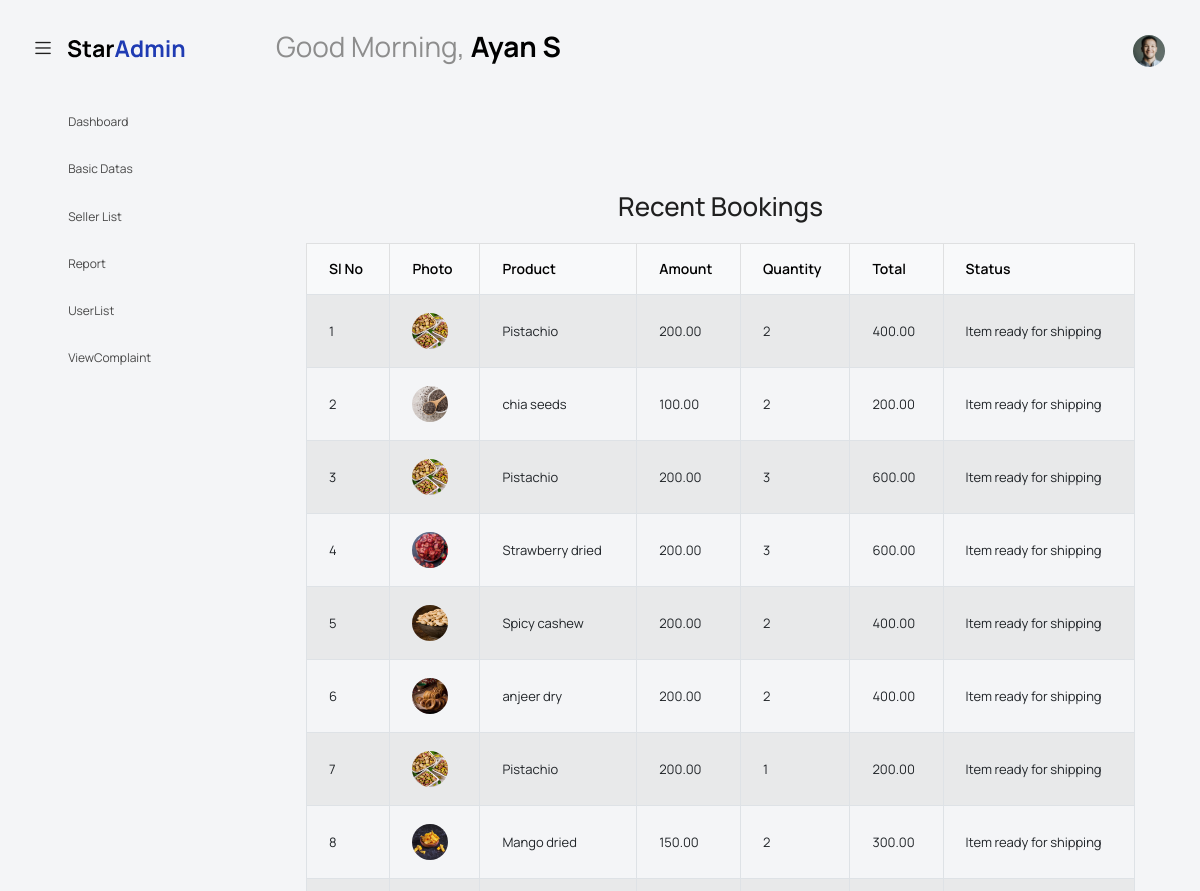
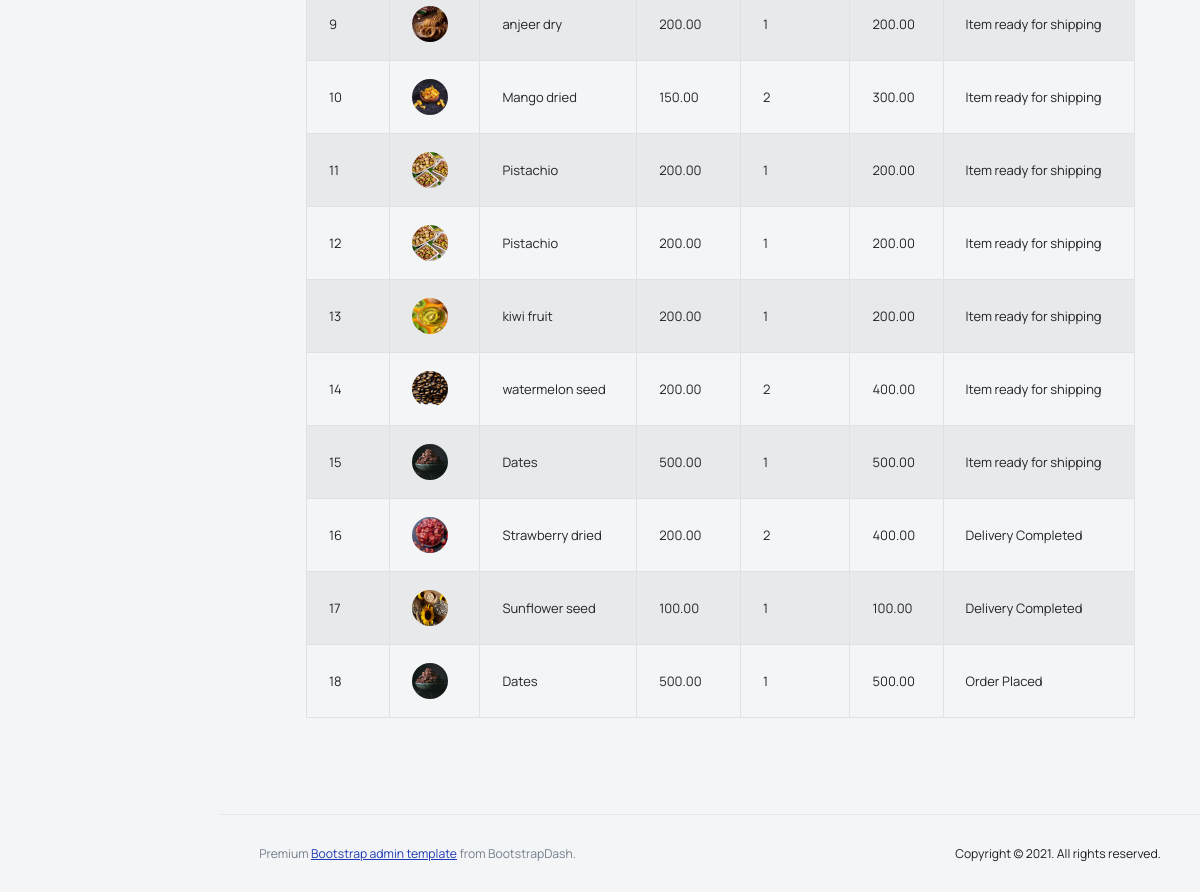
Screenshot of /Project/Admin/HomePage.php (signed in) with the database file from the repository (2 pictures, top to bottom).
### tables this page shows
CREATE TABLE `tbl_cart` (
  `cart_id` int(11) NOT NULL,
  `cart_quantity` int(11) NOT NULL DEFAULT 1,
  `cart_status` int(11) NOT NULL DEFAULT 0,
  `product_id` int(11) NOT NULL,
  `deliveryagent_id` int(11) NOT NULL,
  `booking_id` int(11) NOT NULL
);

CREATE TABLE `tbl_product` (
  `product_id` int(11) NOT NULL,
  `product_name` varchar(60) NOT NULL,
  `product_price` int(60) NOT NULL,
  `subcategory_id` int(11) NOT NULL,
  `product_details` varchar(60) NOT NULL,
  `product_photo` varchar(100) NOT NULL,
  `seller_id` int(100) NOT NULL,
  `brand_id` int(100) NOT NULL
);

### Project/Admin/HomePage.php (the view, shortened to what this page needs)
<?php
include("../Assets/Connection/Connection.php");
include("Head.php");
?>
          <div class="row">
            <div class="col-sm-12">
              <div class="home-tab">
                <div class="tab-content tab-content-basic">
                  <div class="tab-pane fade show active" id="overview" role="tabpanel" aria-labelledby="overview">
                    <div class="container my-5">
    <h2 class="text-center mb-4">Recent Bookings</h2>
    <form id="form1" name="form1" method="post" action="">
        <table class="table table-bordered table-striped">
            <thead class="table-light">
                <tr>
                    <th>Sl No</th>
                    <th>Photo</th>
                    <th>Product</th>
                    <th>Amount</th>
                    <th>Quantity</th>
                    <th>Total</th>
                    <th>Status</th>
                </tr>
            </thead>
            <tbody>
                <?php
                $selQry = "SELECT * FROM tbl_cart c INNER JOIN tbl_product p ON c.product_id=p.product_id INNER JOIN tbl_booking b ON c.booking_id=b.booking_id WHERE booking_status='2'";
                $result = $con->query($selQry);
                $i = 0;
                while ($data = $result->fetch_assoc()) {
                    $total_price = $data['cart_quantity'] * $data['product_price'];
                    $i++;
                ?>
                    <tr>
                        <td><?php echo $i; ?></td>
                        <td><img src="../Assets/Files/Userdocs/<?php echo $data['product_photo']; ?>" class="img-fluid" width="100" height="100"></td>
                        <td><?php echo $data['product_name']; ?></td>
                        <td><?php echo number_format($data['product_price'], 2); ?></td>
                        <td><?php echo $data['cart_quantity']; ?></td>
                        <td><?php echo number_format($total_price, 2); ?></td>
                        <td>
                            <?php
                            if ($data['cart_status'] == 1) {
                                echo "Order Placed";
                            } elseif ($data['cart_status'] == 2) {
                                echo "Item Packed";
                            } elseif ($data['cart_status'] == 3) {
                                echo "Item ready for shipping";
                            } elseif ($data['cart_status'] == 4) {
                                echo "Out for delivery";
                            }elseif ($data['cart_status'] == 5) {
                                echo "Delivery Completed";
                            }
                            ?>
                        </td>
                    </tr>
                <?php
                }
                ?>
            </tbody>
        </table>
    </form>
</div>
                  </div>
                </div>
              </div>
            </div>
          </div>
      <?php
      include("Foot.php");
      ?>

### Project/Admin/Head.php (shortened to what this page needs)
<!DOCTYPE html>
<html lang="en">
<head>
  <link rel="stylesheet" href="../Assets/Templates/Admin/vendors/feather/feather.css">
  <link rel="stylesheet" href="../Assets/Templates/Admin/vendors/mdi/css/materialdesignicons.min.css">
  <link rel="stylesheet" href="../Assets/Templates/Admin/vendors/ti-icons/css/themify-icons.css">
  <link rel="stylesheet" href="../Assets/Templates/Admin/vendors/typicons/typicons.css">
  <link rel="stylesheet" href="../Assets/Templates/Admin/vendors/simple-line-icons/css/simple-line-icons.css">
  <link rel="stylesheet" href="../Assets/Templates/Admin/vendors/css/vendor.bundle.base.css">
  <link rel="stylesheet" href="../Assets/Templates/Admin/vendors/datatables.net-bs4/dataTables.bootstrap4.css">
  <link rel="stylesheet" href="../Assets/Templates/Admin/js/select.dataTables.min.css">
  <link rel="stylesheet" href="../Assets/Templates/Admin/css/vertical-layout-light/style.css">
</head>
<?php
include("../Assets/Connection/Connection.php");
$sel = "select * from tbl_admin where admin_id=".$_SESSION["aid"];
$res = $con->query($sel);
$data = $res->fetch_assoc();
?>
<body>
  <div class="container-scroller">
    <nav class="navbar default-layout col-lg-12 col-12 p-0 fixed-top d-flex align-items-top flex-row">
      <div class="text-center navbar-brand-wrapper d-flex align-items-center justify-content-start">
        <div class="me-3">
          <button class="navbar-toggler navbar-toggler align-self-center" type="button" data-bs-toggle="minimize">
            <span class="icon-menu"></span>
          </button>
        </div>
        <div>
          <a class="navbar-brand brand-logo" href="../Assets/Templates/Admin/index.html">
            <img src="../Assets/Templates/Admin/images/logo.svg" alt="logo" />
          </a>
        </div>
      </div>
      <div class="navbar-menu-wrapper d-flex align-items-top">
        <ul class="navbar-nav">
          <li class="nav-item font-weight-semibold d-none d-lg-block ms-0">
            <h1 class="welcome-text">Good Morning, <span class="text-black fw-bold"><?php echo $data["admin_name"]; ?></span></h1>
          </li>
        </ul>
        <ul class="navbar-nav ms-auto">
          <li class="nav-item dropdown d-none d-lg-block user-dropdown">
            <a class="nav-link" id="UserDropdown" href="#" data-bs-toggle="dropdown" aria-expanded="false">
              <img class="img-xs rounded-circle" src="../Assets/Templates/Admin/images/faces/face8.jpg" alt="Profile image"> </a>
          </li>
        </ul>
      </div>
    </nav>
    <div class="container-fluid page-body-wrapper">
      <nav class="sidebar sidebar-offcanvas" id="sidebar">
        <ul class="nav">
          <li class="nav-item">
            <a class="nav-link" href="HomePage.php">
              <i class="mdi mdi-grid-large menu-icon"></i>
              <span class="menu-title">Dashboard</span>
            </a>
          </li>
          <li class="nav-item">
            <a class="nav-link" data-bs-toggle="collapse" href="#ui-basic" aria-expanded="false" aria-controls="ui-basic">
              <i class="menu-icon mdi mdi-floor-plan"></i>
              <span class="menu-title">Basic Datas</span>
              <i class="menu-arrow"></i>
            </a>
          </li>
          <li class="nav-item">
            <a class="nav-link" data-bs-toggle="collapse" href="#seller" aria-expanded="false" aria-controls="seller">
              <i class="menu-icon mdi mdi-floor-plan"></i>
              <span class="menu-title">Seller List</span>
              <i class="menu-arrow"></i>
            </a>
          </li>
          <li class="nav-item">
            <a class="nav-link" href="SellerSalesPieChart.php">
              <i class="mdi mdi-grid-large menu-icon"></i>
              <span class="menu-title">Report</span>
            </a>
          </li>
          <li class="nav-item">
            <a class="nav-link" href="UserList.php">
              <i class="mdi mdi-grid-large menu-icon"></i>
              <span class="menu-title">UserList</span>
            </a>
          </li>
          <li class="nav-item">
            <a class="nav-link" href="ViewComplaint.php">
              <i class="mdi mdi-grid-large menu-icon"></i>
              <span class="menu-title">ViewComplaint</span>
            </a>
          </li>
        </ul>
      </nav>
      <div class="main-panel">
        <div class="content-wrapper">

### Project/Admin/Foot.php (shortened to what this page needs)
</div>
        <footer class="footer">
          <div class="d-sm-flex justify-content-center justify-content-sm-between">
            <span class="text-muted text-center text-sm-left d-block d-sm-inline-block">Premium <a href="https://www.bootstrapdash.com/" target="_blank">Bootstrap admin template</a> from BootstrapDash.</span>
            <span class="float-none float-sm-right d-block mt-1 mt-sm-0 text-center">Copyright © 2021. All rights reserved.</span>
          </div>
        </footer>
      </div>
    </div>
  </div>
</body>
</html>

### rows the page displays
tbl_cart: product.product_photo (picture), product.product_name "Pistachio", product.product_price "200.00", cart_quantity "2", cart_quantity.product_price "400.00", cart_status "Item ready for shipping"
tbl_cart: product.product_photo (picture), product.product_name "chia seeds", product.product_price "100.00", cart_quantity "2", cart_quantity.product_price "200.00", cart_status "Item ready for shipping"
tbl_cart: product.product_photo (picture), product.product_name "Pistachio", product.product_price "200.00", cart_quantity "3", cart_quantity.product_price "600.00", cart_status "Item ready for shipping"
tbl_cart: product.product_photo (picture), product.product_name "Strawberry dried", product.product_price "200.00", cart_quantity "3", cart_quantity.product_price "600.00", cart_status "Item ready for shipping"
tbl_cart: product.product_photo (picture), product.product_name "Spicy cashew", product.product_price "200.00", cart_quantity "2", cart_quantity.product_price "400.00", cart_status "Item ready for shipping"
tbl_cart: product.product_photo (picture), product.product_name "anjeer dry", product.product_price "200.00", cart_quantity "2", cart_quantity.product_price "400.00", cart_status "Item ready for shipping"
tbl_cart: product.product_photo (picture), product.product_name "Pistachio", product.product_price "200.00", cart_quantity "1", cart_quantity.product_price "200.00", cart_status "Item ready for shipping"
tbl_cart: product.product_photo (picture), product.product_name "Mango dried", product.product_price "150.00", cart_quantity "2", cart_quantity.product_price "300.00", cart_status "Item ready for shipping"
tbl_cart: product.product_photo (picture), product.product_name "anjeer dry", product.product_price "200.00", cart_quantity "1", cart_quantity.product_price "200.00", cart_status "Item ready for shipping"
tbl_cart: product.product_photo (picture), product.product_name "Mango dried", product.product_price "150.00", cart_quantity "2", cart_quantity.product_price "300.00", cart_status "Item ready for shipping"
tbl_cart: product.product_photo (picture), product.product_name "Pistachio", product.product_price "200.00", cart_quantity "1", cart_quantity.product_price "200.00", cart_status "Item ready for shipping"
tbl_cart: product.product_photo (picture), product.product_name "Pistachio", product.product_price "200.00", cart_quantity "1", cart_quantity.product_price "200.00", cart_status "Item ready for shipping"
tbl_cart: product.product_photo (picture), product.product_name "kiwi fruit", product.product_price "200.00", cart_quantity "1", cart_quantity.product_price "200.00", cart_status "Item ready for shipping"
tbl_cart: product.product_photo (picture), product.product_name "watermelon seed", product.product_price "200.00", cart_quantity "2", cart_quantity.product_price "400.00", cart_status "Item ready for shipping"
tbl_cart: product.product_photo (picture), product.product_name "Dates", product.product_price "500.00", cart_quantity "1", cart_quantity.product_price "500.00", cart_status "Item ready for shipping"
tbl_cart: product.product_photo (picture), product.product_name "Strawberry dried", product.product_price "200.00", cart_quantity "2", cart_quantity.product_price "400.00", cart_status "Delivery Completed"
tbl_cart: product.product_photo (picture), product.product_name "Sunflower seed", product.product_price "100.00", cart_quantity "1", cart_quantity.product_price "100.00", cart_status "Delivery Completed"
tbl_cart: product.product_photo (picture), product.product_name "Dates", product.product_price "500.00", cart_quantity "1", cart_quantity.product_price "500.00", cart_status "Order Placed"

### other values shown
$data["admin_name"] "Ayan S"
